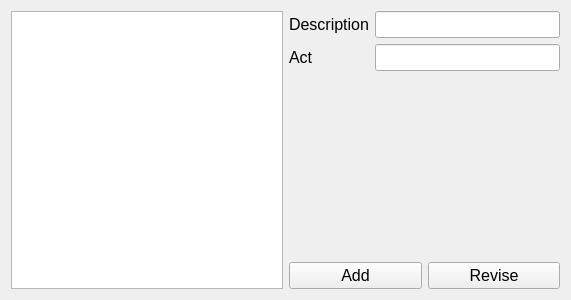
<?xml version="1.0" encoding="UTF-8"?>
<ui version="4.0">
 <class>QtWidgetsClass</class>
 <widget class="QWidget" name="QtWidgetsClass">
  <property name="geometry">
   <rect>
    <x>0</x>
    <y>0</y>
    <width>571</width>
    <height>300</height>
   </rect>
  </property>
  <property name="windowTitle">
   <string>QtWidgetsClass</string>
  </property>
  <layout class="QHBoxLayout" name="horizontalLayout_3">
   <item>
    <layout class="QHBoxLayout" name="horizontalLayout_2">
     <item>
      <widget class="QTableView" name="tableView">
       <property name="font">
        <font>
         <pointsize>12</pointsize>
        </font>
       </property>
      </widget>
     </item>
     <item>
      <layout class="QVBoxLayout" name="verticalLayout">
       <item>
        <layout class="QFormLayout" name="formLayout">
         <item row="0" column="0">
          <widget class="QLabel" name="label">
           <property name="font">
            <font>
             <pointsize>12</pointsize>
            </font>
           </property>
           <property name="text">
            <string>Description</string>
           </property>
          </widget>
         </item>
         <item row="0" column="1">
          <widget class="QLineEdit" name="desciptionEdit">
           <property name="font">
            <font>
             <pointsize>12</pointsize>
            </font>
           </property>
          </widget>
         </item>
         <item row="1" column="0">
          <widget class="QLabel" name="label_2">
           <property name="font">
            <font>
             <pointsize>12</pointsize>
            </font>
           </property>
           <property name="text">
            <string>Act</string>
           </property>
          </widget>
         </item>
         <item row="1" column="1">
          <widget class="QLineEdit" name="actEdit">
           <property name="font">
            <font>
             <pointsize>12</pointsize>
            </font>
           </property>
          </widget>
         </item>
        </layout>
       </item>
       <item>
        <layout class="QHBoxLayout" name="horizontalLayout">
         <item>
          <widget class="QPushButton" name="addIdea">
           <property name="font">
            <font>
             <pointsize>12</pointsize>
            </font>
           </property>
           <property name="text">
            <string>Add</string>
           </property>
          </widget>
         </item>
         <item>
          <widget class="QPushButton" name="reviseButton">
           <property name="font">
            <font>
             <pointsize>12</pointsize>
            </font>
           </property>
           <property name="text">
            <string>Revise</string>
           </property>
          </widget>
         </item>
        </layout>
       </item>
      </layout>
     </item>
    </layout>
   </item>
  </layout>
 </widget>
 <layoutdefault spacing="6" margin="11"/>
 <resources/>
 <connections/>
</ui>
